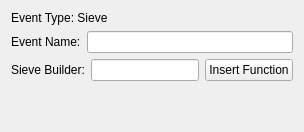
            <widget class="QWidget" name="sievePage">
                <property name="minimumWidth"><number>600</number></property>
                <property name="sizePolicy">
                  <sizepolicy hsizetype="Expanding" vsizetype="Preferred">
                    <horstretch>1</horstretch><verstretch>0</verstretch>
                  </sizepolicy>
                </property>
                <layout class="QVBoxLayout" name="sievePageLayout">
                    <item>
                        <layout class="QHBoxLayout" name="sieveTypeLayout">
                          <item>
                            <widget class="QLabel" name="sieveTypeLabel">
                            <property name="text"><string>Event Type: Sieve</string></property>
                            </widget>
                          </item>
                        </layout>
                        </item>
                        <item>
                        <layout class="QHBoxLayout" name="sieveNameLayout">
                            <item>
                                <widget class="QLabel" name="sieveNameLabel">
                                <property name="text"><string>Event Name:</string></property>
                                </widget>
                            </item>
                            <item>
                                <widget class="QLineEdit" name="sieveNameEntry"/>
                            </item>
                        </layout>
                        </item>
                        <item>
                        <layout class="QHBoxLayout" name="sieveBuilderLayout">
                            <item>
                                <widget class="QLabel" name="sieveBuilderLabel">
                                <property name="text"><string>Sieve Builder:</string></property>
                                </widget>
                            </item>
                            <item>
                                <widget class="QLineEdit" name="sieveBuilderEntry"/>
                            </item>
                            <item>
                                <widget class="QPushButton" name="sieveBuilderFunButton">
                                <property name="text">
                                    <string>Insert Function</string>
                                </property>
                                </widget>
                            </item>
                        </layout>
                        </item>
                        <item>
                            <spacer name="sivVerticalSpacer">
                                <property name="orientation">
                                    <enum>Qt::Vertical</enum>
                                </property>
                                <property name="sizeHint" stdset="0">
                                    <size>
                                        <width>20</width>
                                        <height>40</height>
                                    </size>
                                </property>
                            </spacer>
                        </item>
                </layout>
            </widget>
